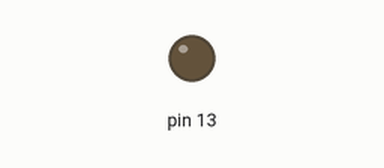
Recording of a sketch running on a simulated Arduino Uno, built with avr-gcc and run on an emulated ATmega328P. Shown: output pins drawn as LEDs (lit = HIGH).

Above: at 1.7 s.
At 6.12 s:
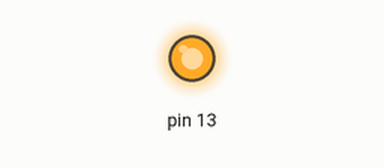
Timing chart, 0 to 6.4 s (numbered marks = the images above):
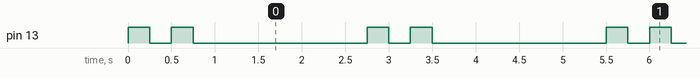

Measured:
- by itself, pin 13: repeats every 2.8 s: LOW 0.25 s, HIGH 0.25 s, LOW 2.0 s, HIGH 0.25 s
- by itself, everything shown: repeats every 2.8 s, in 4 steps

The sketch:

ex01-Luz_apaga_e_acende.ino
```cpp
void setup() {
  // put your setup code here, to run once:
pinMode(13, OUTPUT);
}

void loop() {
  // put your main code here, to run repeatedly:
 digitalWrite(13, HIGH);
 delay(250);
 digitalWrite(13, LOW);
 delay(250);
 digitalWrite(13, HIGH);
 delay(250);
 digitalWrite(13, LOW);
 delay(2000);
}
```
